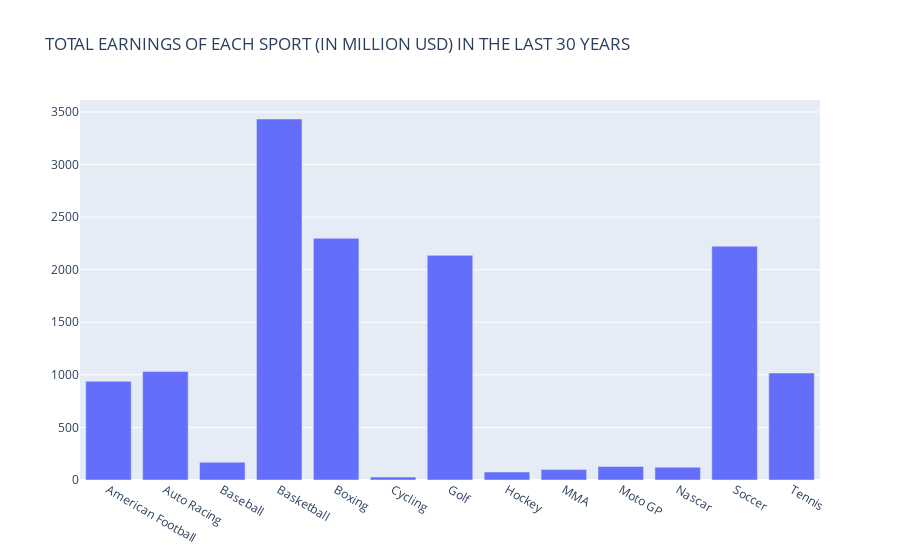

This figure's notebook cell:
### Code cell
figu = go.Figure([go.Bar(x=agrupado.Sport, y=agrupado.earnings_million )])
figu.update_layout(title='TOTAL EARNINGS OF EACH SPORT (IN MILLION USD) IN THE LAST 30 YEARS')
figu.show()

### Figure 1 — Plotly figure (JSON) as saved in the notebook; plotly's stock layout.template omitted (floating-point values rounded to 4 significant figures)
{"data": [{"type": "bar", "x": ["American Football", "Auto Racing", "Baseball", "Basketball", "Boxing", "Cycling", "Golf", "Hockey", "MMA", "Moto GP", "Nascar", "Soccer", "Tennis"], "y": [938.7, 1031.0, 168.6, 3433.0, 2299.0, 28, 2136.0, 75.7, 99, 128, 121.7, 2224.0, 1017.0]}], "layout": {"title": {"text": "TOTAL EARNINGS OF EACH SPORT (IN MILLION USD) IN THE LAST 30 YEARS"}}}
